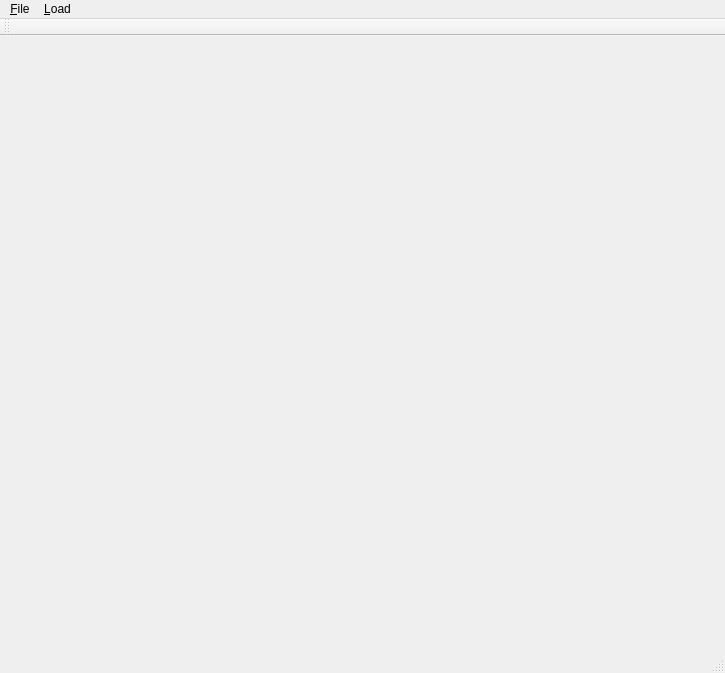
<?xml version="1.0" encoding="UTF-8"?>
<ui version="4.0">
 <class>MainWindow</class>
 <widget class="QMainWindow" name="MainWindow">
  <property name="geometry">
   <rect>
    <x>0</x>
    <y>0</y>
    <width>725</width>
    <height>673</height>
   </rect>
  </property>
  <property name="windowTitle">
   <string>MainWindow</string>
  </property>
  <widget class="QWidget" name="centralwidget">
   <layout class="QGridLayout" name="gridLayout_3">
    <item row="0" column="0">
     <layout class="QHBoxLayout" name="horizontalLayout"/>
    </item>
   </layout>
  </widget>
  <widget class="QMenuBar" name="menubar">
   <property name="geometry">
    <rect>
     <x>0</x>
     <y>0</y>
     <width>725</width>
     <height>32</height>
    </rect>
   </property>
   <widget class="QMenu" name="menu">
    <property name="title">
     <string>&amp;File</string>
    </property>
   </widget>
   <widget class="QMenu" name="menuLoad">
    <property name="title">
     <string>&amp;Load</string>
    </property>
    <addaction name="actionFrom_CSV"/>
    <addaction name="actionFrom_JSON"/>
   </widget>
   <addaction name="menu"/>
   <addaction name="menuLoad"/>
  </widget>
  <widget class="QStatusBar" name="statusbar"/>
  <widget class="QToolBar" name="toolBar">
   <property name="windowTitle">
    <string>toolBar</string>
   </property>
   <attribute name="toolBarArea">
    <enum>TopToolBarArea</enum>
   </attribute>
   <attribute name="toolBarBreak">
    <bool>false</bool>
   </attribute>
  </widget>
  <action name="actionFrom_CSV">
   <property name="text">
    <string>&amp;From CSV</string>
   </property>
  </action>
  <action name="actionFrom_JSON">
   <property name="text">
    <string>From &amp;JSON</string>
   </property>
  </action>
 </widget>
 <resources/>
 <connections/>
</ui>
